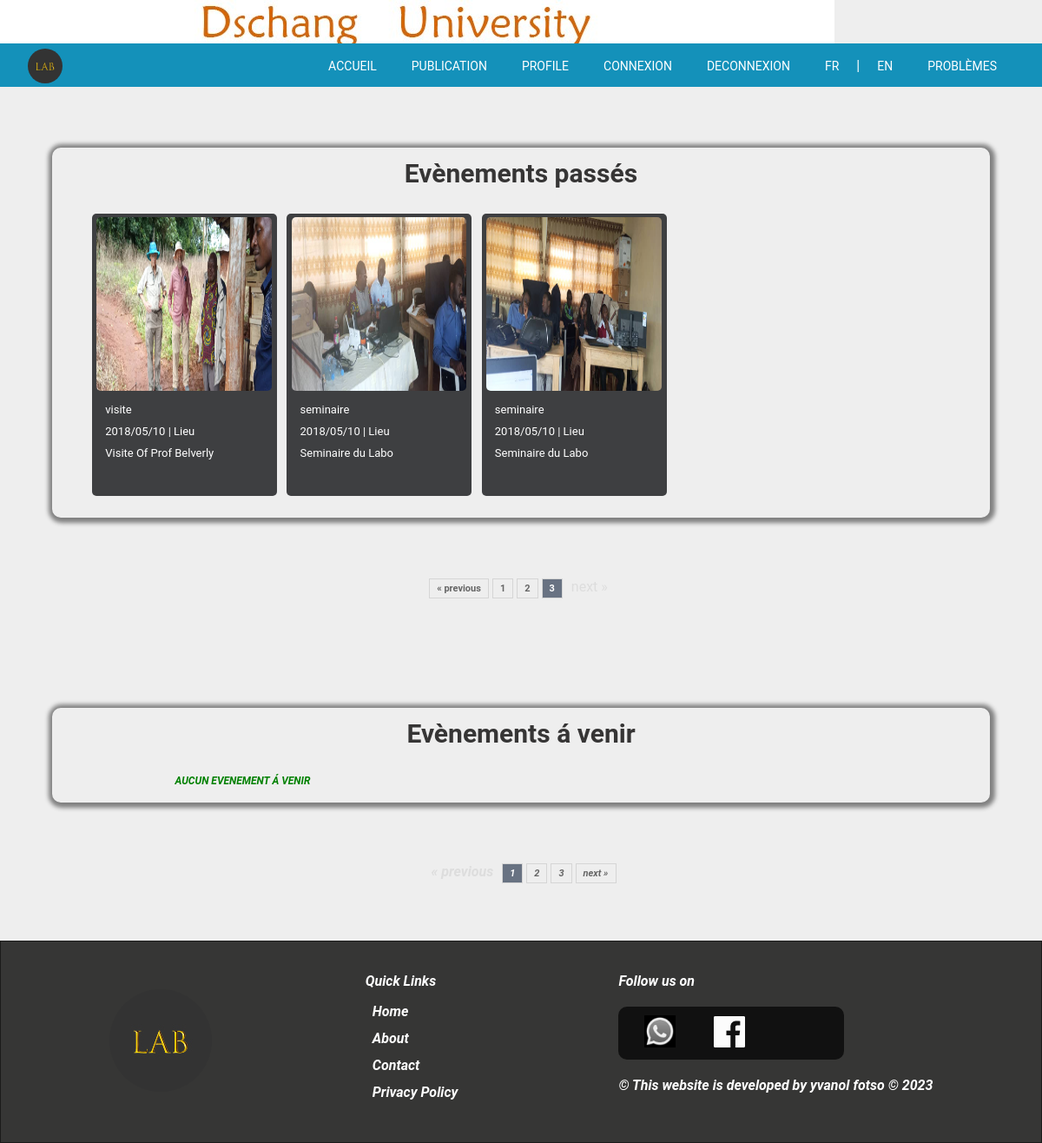
The page /Labo_universityOfdschang/Labo_uds_avancer/Evenement.php?p=3 on the database its author committed.
### tables this page shows
CREATE TABLE `evenement_pass` (
  `id_even` INT(10) NOT NULL AUTO_INCREMENT,
  `image` varchar(100) NOT NULL,
  `nom` varchar(100) NOT NULL,
  `description` varchar(200) NOT NULL,
  `date` timestamp NOT NULL DEFAULT CURRENT_TIMESTAMP,
   PRIMARY KEY (`id_even`)
);

### Labo_universityOfdschang/Labo_uds_avancer/class/Database.php (called while the page is built)
<?php
class Database {
    private static $dbInstance;
    private $db;
    public static function getInstance() {
        if(is_null(Database::$dbInstance)) {
            self::$dbInstance = new Database();
        }
        return self::$dbInstance;
    }
    private function __construct() {
        try {
            $this->db = new PDO(
                "mysql:host=localhost;dbname=lab",
                "root",
                "");
            $this->db->setAttribute(PDO::ATTR_ERRMODE, PDO::ERRMODE_EXCEPTION);
            $this->db->setAttribute(PDO::ATTR_EMULATE_PREPARES, true);
        } catch (PDOException $pdo) {
            echo "No database found! Please run the database server to proceed!";
        }
    }
    public function getDb() {
        return $this->db;
    }
}

### Labo_universityOfdschang/Labo_uds_avancer/Evenement.php (the view, shortened to what this page needs)
<?php
require_once('include/header.php');
require_once('include/navbar.php');
require_once('class/Database.php');
require_once('class/Paginator.php');
?>
  <div id="even_container">
  	<h1>Ev&egrave;nements pass&eacute;s</h1>
				<div class="even_row" id="evenPasse">
            <?php
               $pages = new Paginator('4','p');
               $query1 = "SELECT id_even FROM evenement_pass ORDER BY date DESC";
               $stmt1 = Database::getInstance()
                        ->getDb()
                        ->prepare($query1);
               $stmt1->execute();
               $pages->set_total($stmt1->rowCount());
               $query = "SELECT image,nom,description,date_format(date, '%Y/%m/%d') AS date FROM evenement_pass ORDER BY date DESC " .$pages->get_limit();
               $stmt = Database::getInstance()
                        ->getDb()
                        ->prepare($query);
               $stmt->execute();
              if ($stmt->rowCount() > 0){
                  $path = 'admin/';
                  $container = '';
                  while ($row = $stmt->fetch(PDO::FETCH_ASSOC) ){
                     $container .= '
                         <div class="even_col">
                            <img src=" '.$path.'/'.$row['image'].' ">
                            <p> '.$row['nom'].' </p>
                            <p> '.$row['date'].' | Lieu</p>
                            <p> '.$row['description'].' </p>
                        </div>';
                  }
                  echo $container;
                }else{
                  echo "<font style='margin-left:40%;font-size: 12px;' color=green><b><i> AUCUN EVENEMENT PASS&Eacute; </font>";
                }
             ?>
		    </div>
		</div>
    <div id="pageElement">
             <?php  echo $pages->page_links(); ?>
    </div>
    <div id="even_container">
			<h1>Ev&egrave;nements &aacute; venir</h1>
				<div class="even_row" id="evenVenir">
          <?php
               $pages = new Paginator('4','q');
               $sqlQuery = "SELECT image,nom,description,date_format(date, '%Y/%m/%d') AS date FROM evenement_pass ORDER BY date DESC";
               $stmt1 = Database::getInstance()
                       ->getDb()
                       ->prepare($sqlQuery);
               $stmt1->execute();
               $pages->set_total($stmt1->rowCount());
              $query = "SELECT image,nom,description,date_format(date, '%Y/%m/%d') AS date FROM evenement_futur ORDER BY date DESC " .$pages->get_limit();;
                $stmt = Database::getInstance()
                        ->getDb()
                        ->prepare($query);
                $stmt->execute();
                if ($stmt->rowCount() > 0){
                  $path = 'admin/';
                  $container = '';
                  while ($row = $stmt->fetch(PDO::FETCH_ASSOC) ){
                     $container .= '
                         <div class="even_col">
                            <img src=" '.$path.'/'.$row['image'].' ">
                            <p> '.$row['nom'].' </p>
                            <p> '.$row['date'].' | Lieu</p>
                            <p> '.$row['description'].' </p>
                        </div>';
                  }
                  echo $container;
                }else{
                  echo "<font style='margin-left:10%;font-size: 12px;' color=green><b><i> AUCUN EVENEMENT &Aacute; VENIR </font>";
                }
           ?>
		    </div>
		</div>
    <div id="pageElement">
             <?php  echo $pages->page_links(); ?>
    </div>
 <?php  require_once('include/footer.php') ?>

### Labo_universityOfdschang/Labo_uds_avancer/static/css/style.css (style rules this page uses)
* { margin: 0; padding: 0; box-sizing: border-box; }
html { font-family: "Roboto", sans-serif; }

### Labo_universityOfdschang/Labo_uds_avancer/static/css/styleprofile.css (style rules this page uses)
html { background: #eee; }

### Labo_universityOfdschang/Labo_uds_avancer/static/css/stylepublication.css (style rules this page uses)
html { background: #eee; }

### Labo_universityOfdschang/Labo_uds_avancer/static/css/styleespacepublication.css (style rules this page uses)
html { background: #eee; }
#pageElement { text-align: center; margin-bottom: 5%; margin-top: 2%; }

### Labo_universityOfdschang/Labo_uds_avancer/static/css/style-evenement.css (style rules this page uses)
#pageElement { text-align: center; margin-bottom: 5%; }
#even_container { width: 90%; margin: 10% 10% 5% 5%; padding: 1% 0 1% 0; box-shadow: 1px 1px 5px 5px gray; border-radius: 10px; }
#even_container h1 { font-size: 30px; text-align: center; margin-bottom: 2%; color: rgb(54, 53, 53); }
#even_container p { margin: 10px; font-size: 13px; }
.even_row .even_col img { height:200px; width: 98%; border-radius: 5px; margin-top: 1%; }
.even_col { border-radius: 5px; background-color: rgba(2, 4, 6, 0.74); color: white; width: 213px; height: 325px; }
.even_row { width: 100%; padding: 5px 2% 5px 2%; margin-left: 1.5%; }
.even_row::before, .even_row::after { content: ""; display: block; }
.even_row::after { clear: both; }
.even_col { display: block; float: left; padding:2px 2px 0.5% 0.5% ; margin: 2px 3px 0.8% 0.8% ; }

### Labo_universityOfdschang/Labo_uds_avancer/static/css/style-exemple-even.css (style rules this page uses)
html { color: #3d3939; }

### rows shown on the page
evenement_pass: image (picture), nom "visite", date "2018/05/10", description "Visite Of Prof Belverly"
evenement_pass: image (picture), nom "seminaire", date "2018/05/10", description "Seminaire du Labo"
evenement_pass: image (picture), nom "seminaire", date "2018/05/10", description "Seminaire du Labo"
